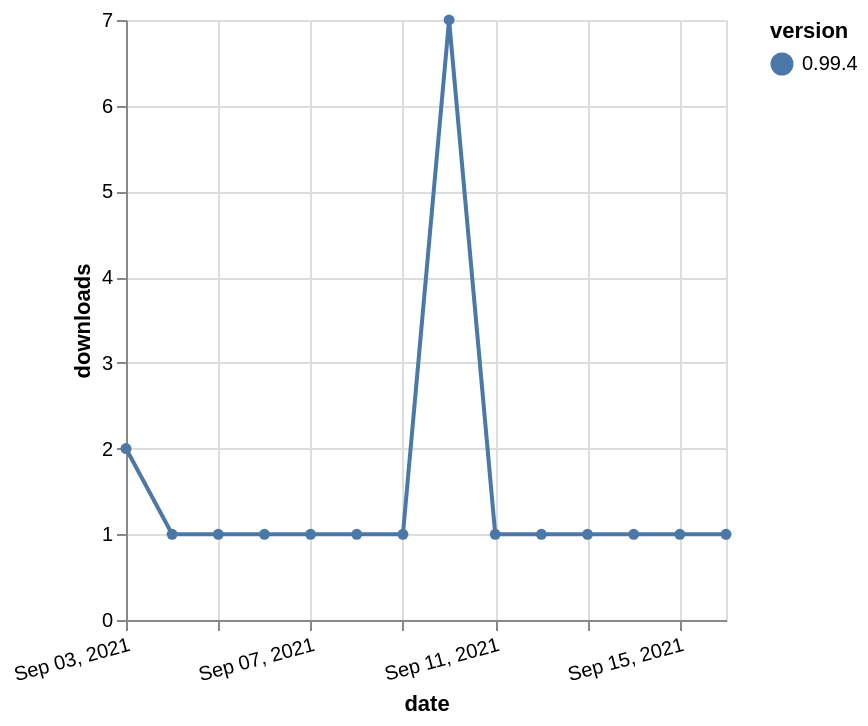

Write the Vega-Lite specification saved for this chart.
### Vega-Lite specification from a JSON file in a GitHub repository (floating-point values rounded to 4 significant figures)
{"$schema": "https://vega.github.io/schema/vega-lite/v5.json", "description": "A simple bar chart with embedded data.", "data": {"values": [{"date": "2021-09-03", "total": 493, "delta": 2, "version": "0.99.4"}, {"date": "2021-09-04", "total": 494, "delta": 1, "version": "0.99.4"}, {"date": "2021-09-05", "total": 495, "delta": 1, "version": "0.99.4"}, {"date": "2021-09-06", "total": 496, "delta": 1, "version": "0.99.4"}, {"date": "2021-09-07", "total": 497, "delta": 1, "version": "0.99.4"}, {"date": "2021-09-08", "total": 498, "delta": 1, "version": "0.99.4"}, {"date": "2021-09-09", "total": 499, "delta": 1, "version": "0.99.4"}, {"date": "2021-09-10", "total": 506, "delta": 7, "version": "0.99.4"}, {"date": "2021-09-11", "total": 507, "delta": 1, "version": "0.99.4"}, {"date": "2021-09-12", "total": 508, "delta": 1, "version": "0.99.4"}, {"date": "2021-09-13", "total": 509, "delta": 1, "version": "0.99.4"}, {"date": "2021-09-14", "total": 510, "delta": 1, "version": "0.99.4"}, {"date": "2021-09-15", "total": 511, "delta": 1, "version": "0.99.4"}, {"date": "2021-09-16", "total": 512, "delta": 1, "version": "0.99.4"}]}, "width": "container", "mark": {"type": "line", "point": {"filled": true}}, "encoding": {"x": {"field": "date", "type": "temporal", "timeUnit": "yearmonthdate", "title": "date", "axis": {"labelAngle": -15}}, "y": {"field": "delta", "type": "quantitative", "title": "downloads"}, "color": {"field": "version", "type": "nominal"}, "tooltip": {"field": "delta"}}}
